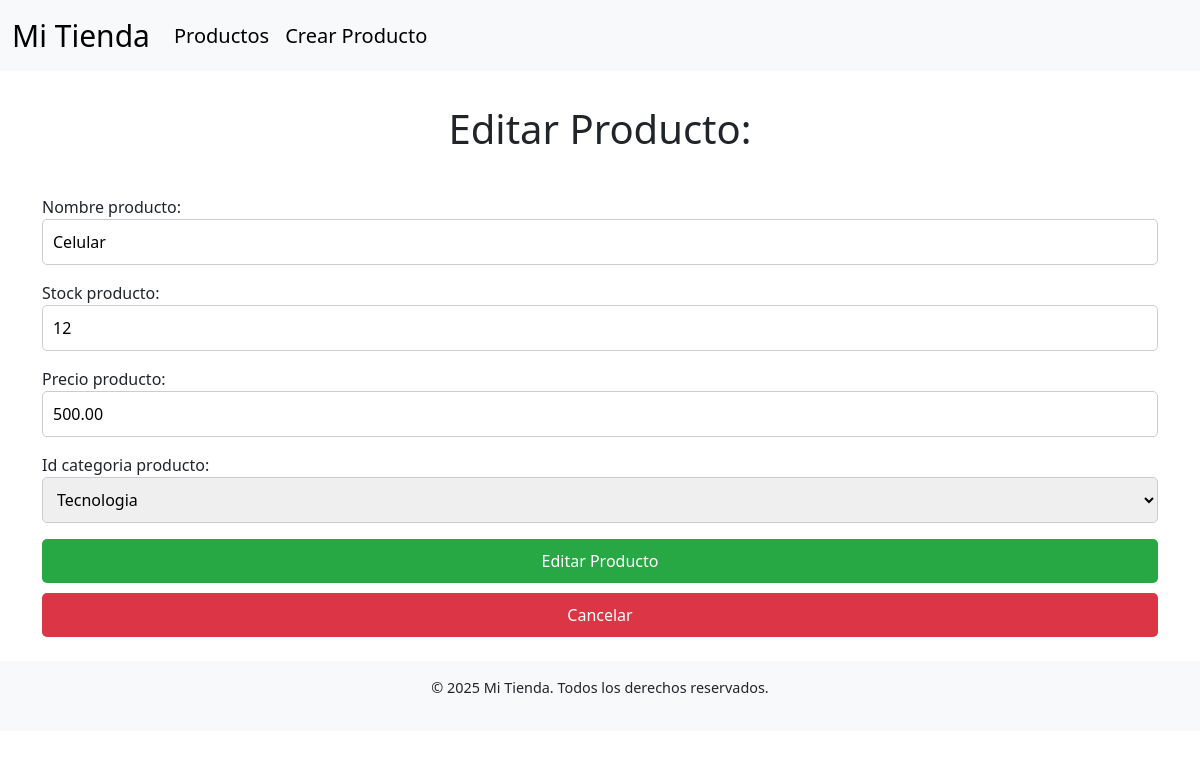
/productos/editar/6, run on the app's committed database.
### tienda/models.py (models this page shows, shortened)
class Producto(models.Model):
    id_producto = models.AutoField(primary_key=True)
    nombre_producto = models.CharField(max_length=100)
    tipo_producto = models.CharField(max_length=50)
    precio_producto = models.DecimalField(max_digits=10, decimal_places=2)
    stock_producto = models.IntegerField()
    descripcion_producto = models.TextField()
    foto_producto = models.ImageField(upload_to='productos/')
    id_categoria_producto = models.ForeignKey(CategoriaProducto, on_delete=models.CASCADE)

class CategoriaProducto(models.Model):
    id_categoria_producto = models.AutoField(primary_key=True)
    nombre_categoria_producto = models.CharField(max_length=100)
    descripcion_categoria_producto = models.TextField()
    def __str__(self):
        return self.nombre_categoria_producto

### tienda/views.py (the view)
# urls.py: path('productos/editar/<int:id_prod>', editar_producto, name='editar_producto'),
def editar_producto(request, id_prod):
    prod = Producto.objects.get(id_producto=id_prod)
    if request.method == 'POST':
        form = ProductoForm(request.POST, instance=prod)
        if form.is_valid():
            form.save()
            return redirect('lista_productos')
    else:
        form = ProductoForm(instance=prod)
    return render(request, 'editar_producto.html', {'form': form, 'producto': prod})

### tienda/forms.py
class ProductoForm(forms.ModelForm):
    class Meta:
        model = Producto
        fields = ['nombre_producto', 'stock_producto', 'precio_producto', 'id_categoria_producto']
    def __init__(self, *args, **kwargs):
        super(ProductoForm,self).__init__(*args,**kwargs)
        self.fields['nombre_producto'].widget.attrs = {'class':'single-input-item','placeholder':'Nombre Producto'}

### ecommerce/tienda/templates/editar_producto.html (shortened to what this page needs)
{% extends 'base.html' %}
{% block content %}
    <h1>Editar Producto: {{producto.nombre}}</h1>
    <form method="POST">
        {{ form.as_p }}
        <input type="submit" value="Editar Producto">
        <a href="{% url 'lista_productos' %}" class="btn btn-secondary">Cancelar</a>
    </form>
{% endblock %}

### tienda/static/tienda/css/styles.css (style rules this page uses)
h1 { margin: auto; text-align: center; padding: 10px; }
form input[type="text"], form input[type="number"], form select { border-radius: 5px; border: 1px solid #ccc; padding: 10px; width: 100%; }
form input[type="submit"] { background-color: #28a745; color: white; border: none; padding: 10px 20px; cursor: pointer; border-radius: 5px; width: 100%; }
h1 { text-align: center; margin-bottom: 2rem; }
.btn-secondary { background-color: #dc3545; color: white; border: none; padding: 10px 20px; text-align: center; display: inline-block; cursor: pointer; border-radius: 5px; width: 100%; text-decoration: none; margin-top: 10px; }
form input[type="submit"], form .btn-secondary { width: 100%; border-radius: 5px; padding: 10px; }

### data on the page
Producto: nombre_producto "Celular", stock_producto "12", precio_producto "500.00"
CategoriaProducto: id_categoria_producto "Tecnologia"
